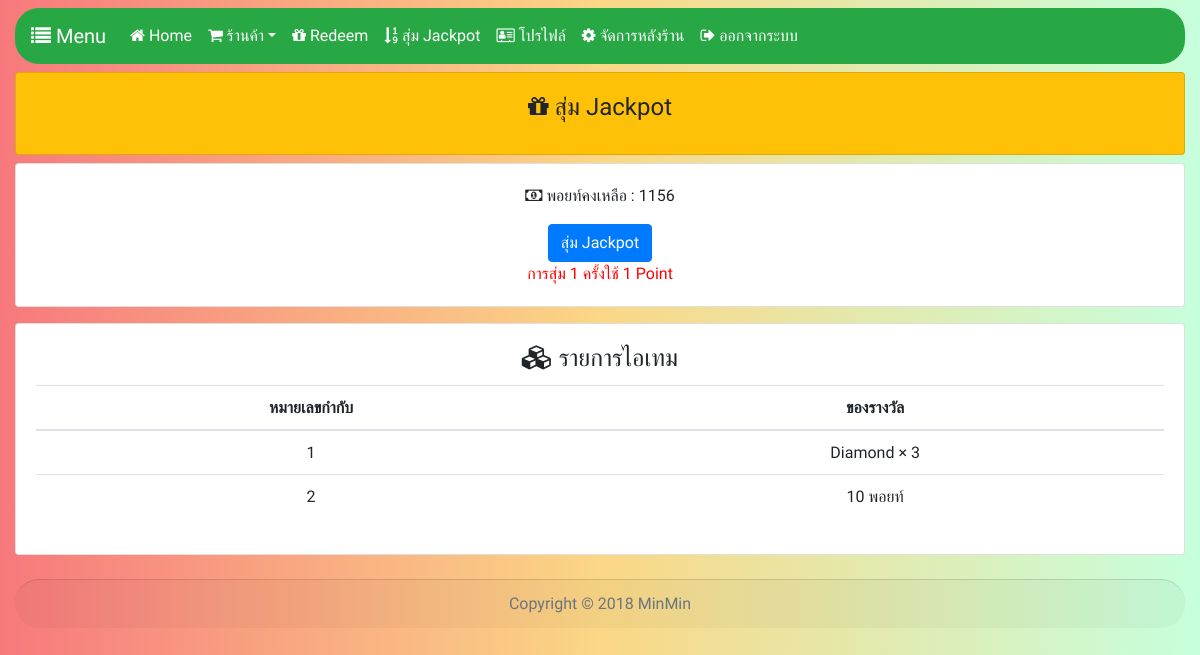
Page /?page=jackpot&server=Survival (signed in) on the earlier database version.
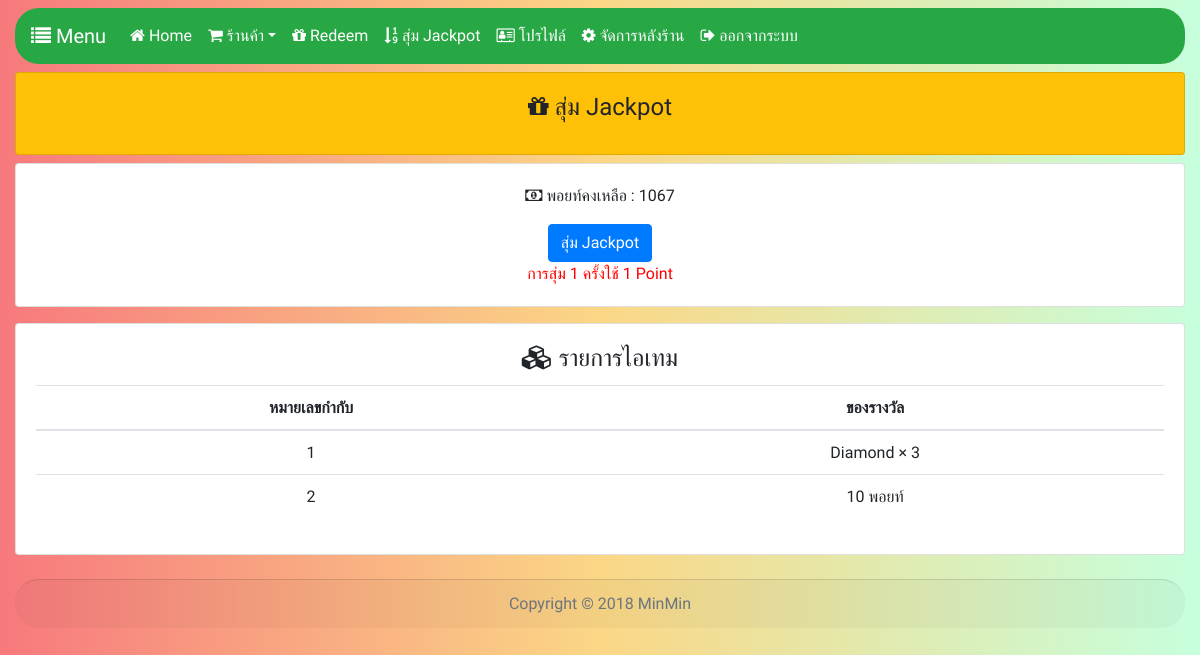
Same page on the later database version.
### tables this page shows
CREATE TABLE `user` (
  `uid` int(10) NOT NULL,
  `username` varchar(255) NOT NULL,
  `password` varchar(255) NOT NULL,
  `point` int(255) NOT NULL,
  `credits` int(11) NOT NULL,
  `avatar` varchar(255) NOT NULL,
  `rank` varchar(255) NOT NULL,
  `admin` varchar(255) NOT NULL DEFAULT 'false'
);

CREATE TABLE `jackpot` (
  `id` int(11) NOT NULL,
  `number` varchar(255) NOT NULL,
  `name` varchar(255) NOT NULL,
  `point` varchar(255) NOT NULL,
  `command` varchar(255) NOT NULL,
  `keynum` varchar(255) NOT NULL
);

### _sys/_config.php (called while the page is built)
<?php
$_config = array();
$_config['db_host'] = 'localhost';
$_config['db_database'] = 'webshop';
$_config['db_user'] = 'root';
$_config['db_password'] = '';
$_config['mc_host'] = '35.200.181.222';
$_config['mc_port'] = '25565';
$_config['mc_password'] = 'abcdefghj';
$_config['mc_timeout'] = '300';

### _sys/_api.php (called while the page is built, shortened)
<?php
require dirname(__FILE__).'/_func.php';
require dirname(__FILE__).'/_config.php';
$api = (object) array(
    'sql' => new PDO('mysql:host='.$_config['db_host'].'; dbname='.$_config['db_database'].';', $_config['db_user'], $_config['db_password']),
    'user' => new User(),
    'redeem' => new Redeem(),
    'jackpot' => new Jackpot(),
    'shop' => new Shop(),
    'wallet' => new WalletAPI(),
    'status' => json_decode(file_get_contents('https://mcapi-th.cf/mcapi/v1/status/api.php?host='.$_config['mc_host'].'&port='.$_config['mc_port'].'')),
);

### _sys/_func.php (called while the page is built, shortened)
<?php
function query($sql, $array = array())
{
    global $api;
    $q = $api->sql->prepare($sql);
    $q->execute($array);
    return $q;
}

### _page/jackpot.php (the view, shortened to what this page needs)
<!doctype html>
<html lang="en">
  <head>
    <link rel="stylesheet" href="https://maxcdn.bootstrapcdn.com/font-awesome/4.7.0/css/font-awesome.min.css">
    <link rel="stylesheet" href="https://stackpath.bootstrapcdn.com/bootstrap/4.1.3/css/bootstrap.min.css">
  </head>
  <body class="font mx-auto col-md-12 mt-2">
      <?php include('menu.php'); ?>
      <?php if(isset($_GET['server'])){ ?>
      <form action="" method="post">
        <div class="card mt-2 bg-warning">
            <div class="card-body">
                <h4 class="card-title text-center"><i class="fa fa-gift" aria-hidden="true"></i> สุ่ม Jackpot</h4>
            </div>
        </div>
      <div class="card mt-2">
          <div class="card-body">
              <p class="card-text text-center"><i class="fa fa-money" aria-hidden="true"></i> พอยท์คงเหลือ : <?php echo $pdo['point']; ?></p>
              <p class="card-text text-center" style="text-align: center;"><button type="submit" name="Random" class="btn btn-primary"<?php if($pdo['point'] <= 0){ echo 'disabled'; }else{ }?>>สุ่ม Jackpot</button><br class="mt-2"/><font color="red">การสุ่ม 1 ครั้งใช้ 1 Point</font></p>
          </div>
      </div>
</form>
      <div class="card mt-2">
    <div class="card-body">
      <h4 class="card-title text-center"><i class="fa fa-cubes" aria-hidden="true"></i> รายการไอเทม</h4>
      <p class="card-text">
        <table class="table text-center col-md-12">
          <thead>
            <tr>
              <th>หมายเลขกำกับ</th>
              <th>ของรางวัล</th>
            </tr>
          </thead>
          <tbody>
            <?php
                  $query = "SELECT * FROM `jackpot`";
                  if($result = query($query)) {
                  while ($row = $result->fetch()){
                ?>
                <tr>
              <td scope="row"><?php echo $row['number']; ?></td>
              <td><?php echo $row['name']; ?></td>
              </tr>
              <?php }} ?>
          </tbody>
        </table>
      </p>
    </div>
  </div>
                  <?php } ?>
  <?php include('footer.php'); ?>
  </body>
</html>

### index.php (shortened to what this page needs)
<link rel="stylesheet" href="_dist/_css/_core.css">
<link href="https://use.fontawesome.com/releases/v5.1.1/css/all.css"  rel="stylesheet">
<body style="background: #C6FFDD; background: -webkit-linear-gradient(to right, #f7797d, #FBD786, #C6FFDD); background: linear-gradient(to right, #f7797d, #FBD786, #C6FFDD); /* W3C, IE 10+/ Edge, Firefox 16+, Chrome 26+, Opera 12+, Safari 7+ */"></body>
<?php
require dirname(__FILE__).'/_sys/_api.php';
if (isset($_SESSION['username'])) {
    $query_a = "SELECT * FROM `user` WHERE `username` = '".$_SESSION['username']."'";
    $query_b = query($query_a);
    $pdo = $query_b->fetch();
}
if (isset($_GET['page'])) {
    $page = '_page/'.$_GET['page'].'.php';
    if (file_exists($page)) {
        include $page;
    } else {
        rdr('?page=index');
    }
}
?>

### _page/menu.php (shortened to what this page needs)
<nav class="navbar navbar-expand-lg navbar-dark bg-success font">
    <a class="navbar-brand color" href="#"><i class="fa fa-list" aria-hidden="true"></i> Menu</a>
    <div class="collapse navbar-collapse " id="collapsibleNavId">
        <ul class="navbar-nav mr-auto mt-2 mt-lg-0">
            <li class="nav-item active color">
                <a class="nav-link color" href="?page=index"><i class="fa fa-home" aria-hidden="true"></i> Home</a>
            </li>
            <li class="nav-item dropdown">
                <a class="nav-link dropdown-toggle active" href="#" id="dropdownId" data-toggle="dropdown" aria-haspopup="true" aria-expanded="false"><i class="fa fa-shopping-cart" aria-hidden="true"></i> ร้านค้า</a>
            </li>
            <li class="nav-item active">
                <a class="nav-link" href="?page=redeem"><i class="fa fa-gift" aria-hidden="true"></i> Redeem</a>
            </li>
            <li class="nav-item active">
                <a class="nav-link" href="?page=jackpot"><i class="fa fa-sort-numeric-asc" aria-hidden="true"></i> สุ่ม Jackpot</a>
            </li>
            <li class="nav-item active">
                <a class="nav-link" href="?page=profile"><i class="fa fa-address-card-o" aria-hidden="true"></i> โปรไฟล์</a>
            </li>
            <?php if ($_SESSION['admin'] == 'true') {
    echo '<li class="nav-item active">
                <a class="nav-link" href="?page=backend"><i class="fa fa-cog" aria-hidden="true"></i> จัดการหลังร้าน</a>
            </li>';
} else {
}
?>
            <li class="nav-item active color">
                <a class="nav-link color" href="?page=logout"><i class="fa fa-sign-out" aria-hidden="true"></i> ออกจากระบบ</a>
            </li>
        </ul>
</nav>

### _page/footer.php
<div class="card-footer text-muted font text-center mt-4">
      Copyright © 2018 MinMin
    </div>

Differences in the rows shown:
changed user: point "1156" → "1067"
